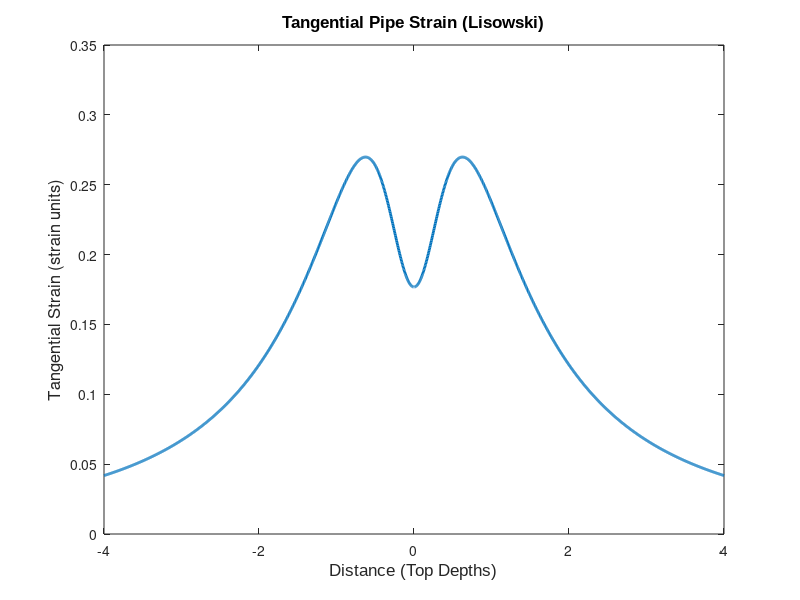

This chart was generated by the following MATLAB code:
% Function to calculate tangential surface strain from a
% prolate source at depth

%--------------------------------------------------

%variables:

%c1 = top depth of pipe
%c2 = bottom of the pipe
%r = sqrt(x^2 + y^2)
%R1 = sqrt(r^2 + c1^2)
%R2 = sqrt(r^2 + c2^2) 
% a = source radius [m]
% P = source pressure difference from surround [Pa]
% nu = Poisson Ratio
% G = Shear Modulus (Rigidity) [Pa]
% E = Young's Modulus [Pa]
% x = radial distance on the surface [m]
% y = ?
% ur = radial displacement

%----------------------------------------------------

clear all
close all
%Inputs

c1 = 1000;
c2 = 50000;
x = -4000:5:4000;
y = -4000:5:4000;
%r = -50000:50:50000;
r = sqrt(x.^2 + y.^2);
R1 = sqrt(r.^2 + c1.^2);
R2 = sqrt(r.^2 + c2.^2); 
a = 500;
P = 10e6;
nu = 0.25;
G = 8e9;


%----------------------------------------------------
%calculations for ur

ur = (a^2*P)/(4*G);
j = (c1.^3)./R1.^3; 
k = (2*c1*(-3+5*nu))./R1; 
l = (5*c2.^3*(1-2*nu)-2*c2*r.^2*(-3+5*nu))./R2.^3; 
ur = ur*(j+k+l);
ur = ur.*(x./r.^2);


%------------------------------------------------------
%calculations for tangential pipe strain

%E00 = ur/x
Normal= (a^2*P)./(4*G*c1.^2); 

top_depth = x./c1;

figure(1)

tang_strain=ur./r;

norm_tang_strain=tang_strain./Normal;

plot(top_depth, abs(norm_tang_strain), 'LineWidth', 2)


%----------------------------------------------------------------------------------
% Tidy Graph
%----------------------------------------------------------------------------------

% Set Graph Title in fontsize
title('Tangential Pipe Strain (Lisowski)', 'FontSize', 12, 'FontName', 'Arial');

% Set Axis
xlabel('Distance (Top Depths)', 'FontSize', 12, 'FontName', 'Arial')
ylabel('Tangential Strain (strain units)', 'FontSize', 12)

% Set Graph Background Color
set(gca,'Color',[1 1 1]);

% Show Grid Lines
%grid minor
%grid
grid off

% Set Graph Limits
%xMin xMax yMin yMax
%axis([-1.e4 1.e4 -2e-7 10.5e-6])
waitforbuttonpress()

%legend command
%line_1_name = 'Analytical Model';
%line_2_name = 'Numerical Model';
%legend(line_1_name, line_2_name, 'Location','NorthEast')

%----------------------------------------------------------------------------------
% Save high resolution version of graph to working directory
%----------------------------------------------------------------------------------

% Save figure 1 to jpeg,called output_test.jpg
% at a resolution of 500 dots per inch
% text is (for commercial print) 300
% images are 2000
print(1,'-djpeg','lisowski_pipe_tangential','-r500')

%----------------------------------------------------------------------------------

